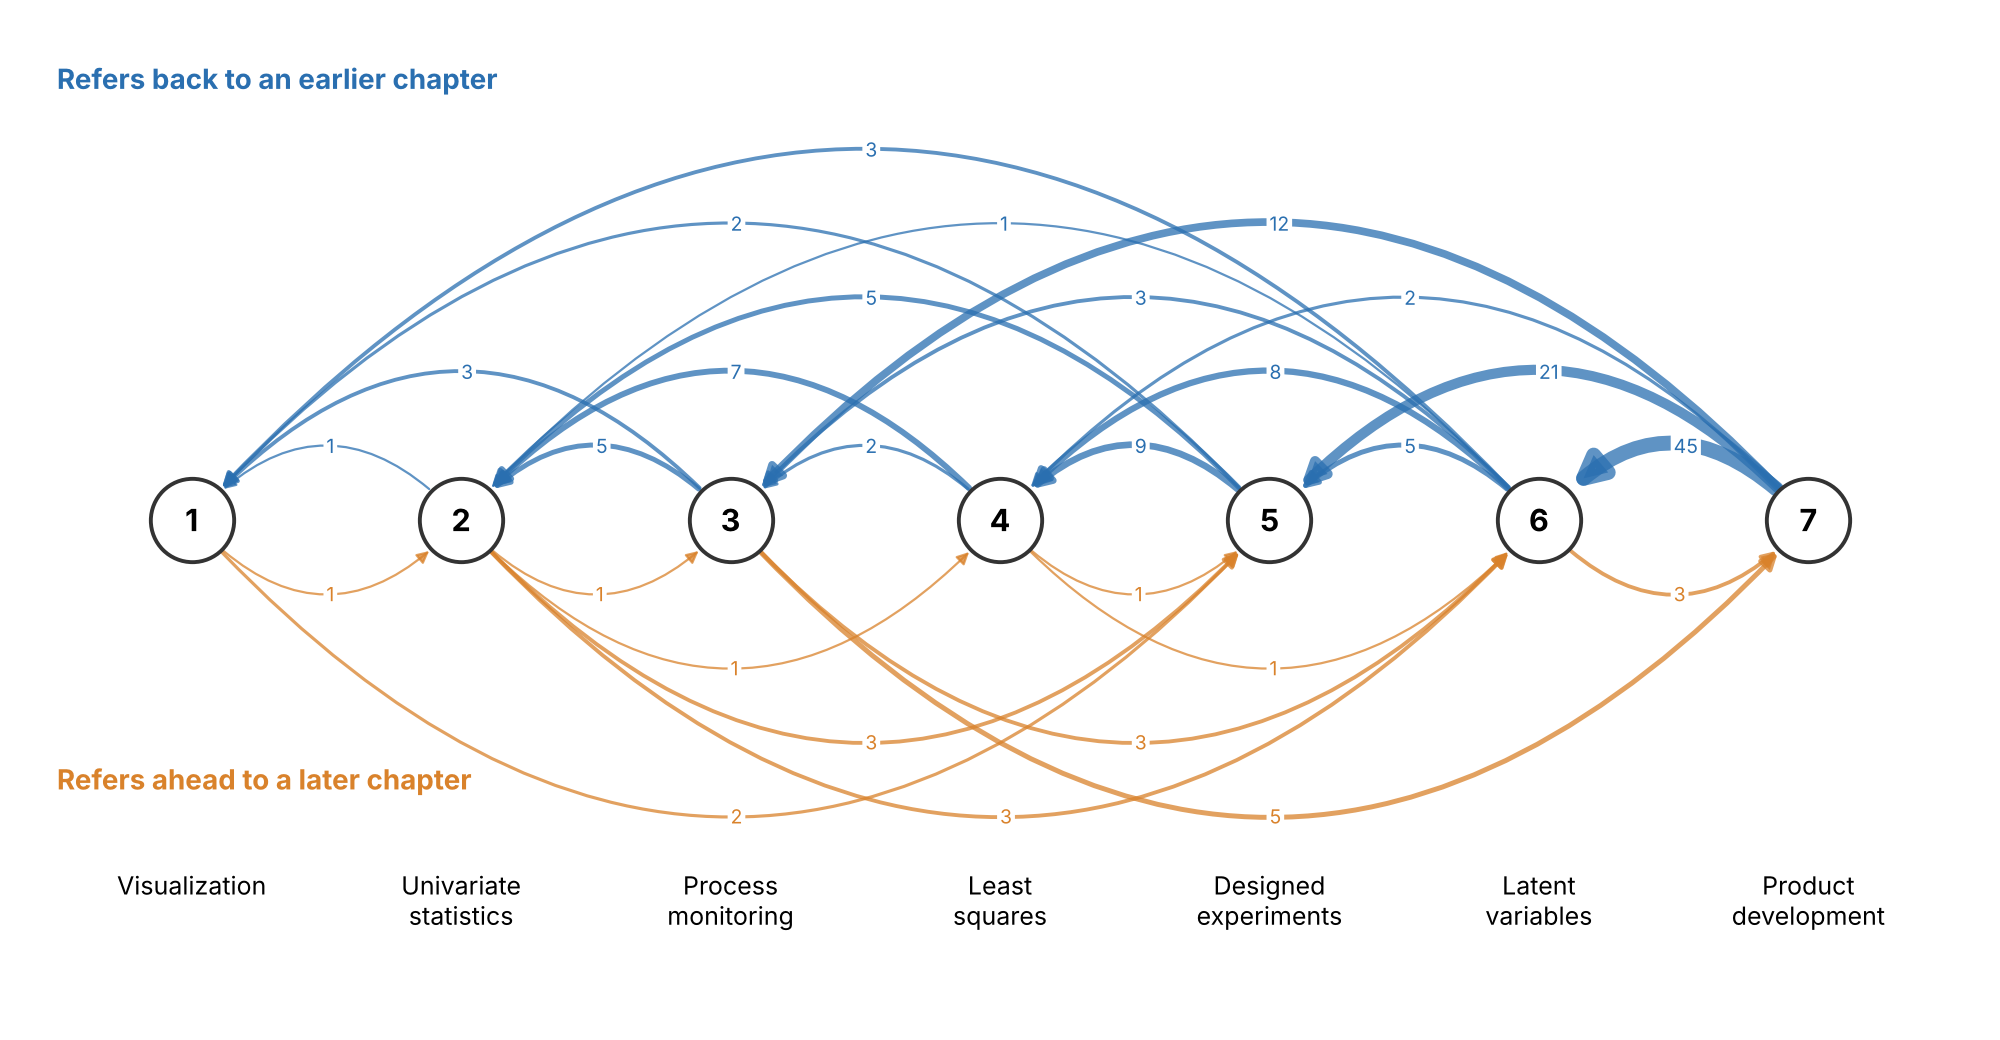

This chart was generated by the following Python code:
"""How the chapters of the PID book refer to each other, drawn as an arc diagram.

The figure is measured, not drawn by hand: every ``:ref:`` in a chapter that
points at a label defined in a different chapter is one link. The chapters sit
on a line in reading order. Arcs above the line point back to an earlier
chapter (the material a chapter builds on); arcs below point ahead to a later
chapter. Line width grows with the square root of the number of links, which is printed
on each arc.

Re-run it after a content change and the figure follows the book.

Usage
-----
    uv run --with matplotlib python chapter-links.py [book_root] [output.png]

``book_root`` defaults to the book checkout that holds this repository as its
``figures/`` link, so from the book's root this is enough:
``uv run --with matplotlib python figures/concepts/chapter-links.py``.
"""

import collections
import pathlib
import re
import sys

import matplotlib.pyplot as plt
from matplotlib.patches import FancyArrowPatch

# Short names for the chapter folders, in reading order (contents.rst decides the order).
SHORT_NAMES = {
    "data-visualization": "Visualization",
    "univariate-review": "Univariate\nstatistics",
    "process-monitoring": "Process\nmonitoring",
    "least-squares-modelling": "Least\nsquares",
    "design-analysis-experiments": "Designed\nexperiments",
    "latent-variable-modelling": "Latent\nvariables",
    "product-development-product-improvement": "Product\ndevelopment",
}
LABEL_RE = re.compile(r"^\.\. _([^:]+):\s*$", re.MULTILINE)
REF_RE = re.compile(r":ref:`(?:[^`<]*<)?([^`<>]+)>?`")
BACK, AHEAD = "#2a6fb0", "#d9822b"


def read_chapter_order(book_root: pathlib.Path) -> list[str]:
    """Return the chapter folders in the order of the numbered toctree in ``contents.rst``."""
    lines = (book_root / "contents.rst").read_text().splitlines()
    return [ln.strip().removesuffix("/index") for ln in lines if ln.strip().removesuffix("/index") in SHORT_NAMES]


def count_links(book_root: pathlib.Path, chapters: list[str]) -> collections.Counter:
    """Count ``:ref:`` links from each chapter to every other chapter."""
    texts = {ch: [f.read_text() for f in (book_root / ch).rglob("*.rst")] for ch in chapters}
    owner = {lab.lower(): ch for ch, docs in texts.items() for doc in docs for lab in LABEL_RE.findall(doc)}
    links = collections.Counter()
    for ch, docs in texts.items():
        for doc in docs:
            for target in REF_RE.findall(doc):
                dest = owner.get(target.strip().lower())
                if dest and dest != ch:
                    links[ch, dest] += 1
    return links


def plot_links(chapters: list[str], links: collections.Counter) -> plt.Figure:
    """Draw the arc diagram: back-references above the line, forward references below."""
    pos = {ch: i for i, ch in enumerate(chapters)}
    fig, ax = plt.subplots(figsize=(10, 5.2))
    for (src, dest), n in sorted(links.items(), key=lambda kv: kv[1]):  # thick arcs drawn last
        x0, x1 = pos[src], pos[dest]
        back = x1 < x0
        # arc3's control point sits at y = -rad * dx, so rad > 0 sends leftward arrows up, rightward down.
        rad = 0.55
        colour = BACK if back else AHEAD
        ax.add_patch(
            FancyArrowPatch(
                (x0, 0), (x1, 0), connectionstyle=f"arc3,rad={rad}", arrowstyle="-|>",
                mutation_scale=7 + 2 * n**0.5, lw=0.8 * n**0.5, color=colour, alpha=0.75,
                shrinkA=16, shrinkB=16, zorder=2,
            )
        )
        ax.text((x0 + x1) / 2, -rad * (x1 - x0) / 2, str(n),  # a quadratic bezier peaks at half its control ha="center",
                va="center", fontsize=7, color=colour, zorder=4,
                bbox={"boxstyle": "round,pad=0.15", "fc": "white", "ec": "none"})
    for ch, x in pos.items():
        ax.scatter(x, 0, s=900, color="white", edgecolor="#333333", lw=1.4, zorder=3)
        ax.text(x, 0, str(x + 1), ha="center", va="center", fontsize=11, weight="bold", zorder=4)
        ax.text(x, -1.3, SHORT_NAMES[ch], ha="center", va="top", fontsize=9)
    ax.text(-0.5, 1.6, "Refers back to an earlier chapter", color=BACK, fontsize=10, weight="bold")
    ax.text(-0.5, -1.0, "Refers ahead to a later chapter", color=AHEAD, fontsize=10, weight="bold")
    ax.set_xlim(-0.6, len(chapters) - 0.4)
    ax.set_ylim(-1.75, 1.75)
    ax.set_aspect("equal")
    ax.axis("off")
    fig.tight_layout()
    return fig


def main() -> None:
    """Measure the links in the book and save the figure next to this script."""
    here = pathlib.Path(__file__).absolute()  # absolute, not resolve: keep the book's figures/ symlink
    book_root = pathlib.Path(sys.argv[1]) if len(sys.argv) > 1 else here.parents[2]
    out = pathlib.Path(sys.argv[2]) if len(sys.argv) > 2 else here.with_suffix(".png")
    chapters = read_chapter_order(book_root)
    links = count_links(book_root, chapters)
    plot_links(chapters, links).savefig(out, dpi=200)
    print(f"{sum(links.values())} cross-chapter links over {len(links)} chapter pairs -> {out}")


if __name__ == "__main__":
    main()
